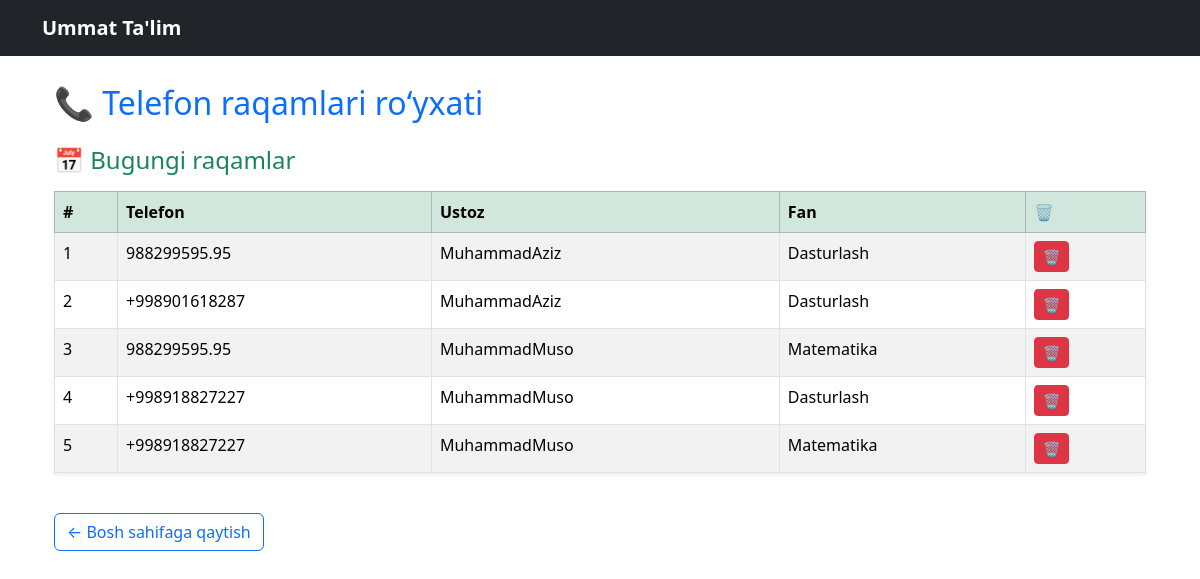
Before: /aloqalar/ (signed in) with the older database file.
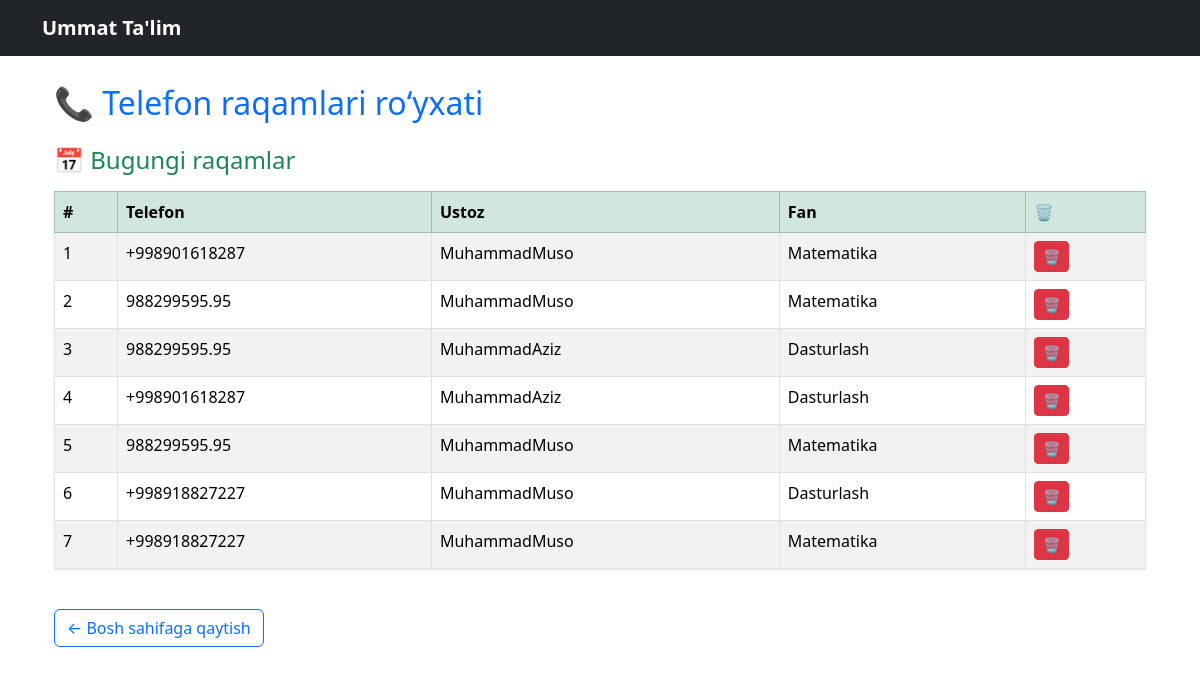
After: the same page with the newer database file.
### core/models.py (models this page shows, shortened)
class Aloqa(models.Model):
    telefon = models.CharField(max_length=20)
    ustoz = models.ForeignKey(Ustoz, on_delete=models.CASCADE)
    sana = models.DateTimeField(auto_now_add=True)

class Ustoz(models.Model):
    ism = models.CharField(max_length=100)
    tajriba_yil = models.IntegerField()
    daraja = models.IntegerField(help_text="Daraja qancha yuqori bo`lsa, shuncha yuqoriga chiqadi: ")
    tavsif = models.TextField()
    fan = models.ForeignKey(Fan, on_delete=models.CASCADE)

class Fan(models.Model):
    nomi = models.CharField(max_length=100)

### core/views.py (the view)
# urls.py: path('aloqalar/', views.aloqalar, name='aloqalar'),
@login_required
def aloqalar(request):
    today = date.today()
    yesterday = today - timedelta(days=1)
    aloqalar = Aloqa.objects.select_related('ustoz__fan').order_by('-sana')
    bugun = []
    kecha = []
    qolgan = []
    for aloqa in aloqalar:
        aloqa_sana = aloqa.sana.date()
        if aloqa_sana == today:
            bugun.append(aloqa)
        elif aloqa_sana == yesterday:
            kecha.append(aloqa)
        else:
            qolgan.append(aloqa)
    context = {
        'bugun': bugun,
        'kecha': kecha,
        'qolgan': qolgan
    }
    return render(request, 'core/aloqalar.html', context)

### core/templates/core/aloqalar.html (shortened to what this page needs)
{% extends 'core/base.html' %}
{% block content %}
<div class="container mt-4">
    <h2 class="text-primary mb-4">📞 Telefon raqamlari ro‘yxati</h2>
    {% if bugun %}
        <h4 class="text-success mb-3">📅 Bugungi raqamlar</h4>
        <table class="table table-bordered table-striped shadow-sm">
            <thead class="table-success">
                <tr>
                    <th>#</th>
                    <th>Telefon</th>
                    <th>Ustoz</th>
                    <th>Fan</th>
                    <th>🗑️</th>
                </tr>
            </thead>
            <tbody>
                {% for aloqa in bugun %}
                    <tr>
                        <td>{{ forloop.counter }}</td>
                        <td>{{ aloqa.telefon }}</td>
                        <td>{{ aloqa.ustoz.ism }}</td>
                        <td>{{ aloqa.ustoz.fan.nomi }}</td>
                        <td>
                            <form method="POST" action="{% url 'aloqa_ochirish' aloqa.id %}">
                                <button type="submit" class="btn btn-sm btn-danger" onclick="return confirm('O‘chirilsinmi?')">🗑️</button>
                            </form>
                        </td>
                    </tr>
                {% endfor %}
            </tbody>
        </table>
    {% endif %}
    <a href="/" class="btn btn-outline-primary mt-4">← Bosh sahifaga qaytish</a>
</div>
{% endblock %}

### core/templates/core/base.html (shortened to what this page needs)
<!DOCTYPE html>
<html lang="uz">
<head>
    <link href="https://cdn.jsdelivr.net/npm/bootstrap@5.3.0/dist/css/bootstrap.min.css" rel="stylesheet">
</head>
<link href="https://cdn.jsdelivr.net/npm/bootstrap@5.3.2/dist/css/bootstrap.min.css" rel="stylesheet">
<body>
    <nav class="navbar navbar-expand-lg navbar-dark bg-dark fixed-top">
        <div class="container">
            <a class="navbar-brand" href="{% url 'home' %}">Ummat Ta'lim</a>
        </div>
    </nav>
    <div class="container mt-4">
        {% block content %}
        {% endblock %}
    </div>
</body>
</html>

### core/templates/core/base.html (style rules this page uses)
body { padding-top: 60px; }
.navbar-brand { font-weight: bold; font-size: 24px; }

Changed rows visible on the page:
added Aloqa: telefon "+998901618287", ustoz.ism "MuhammadMuso", ustoz.fan.nomi "Matematika"
added Aloqa: telefon "988299595.95", ustoz.ism "MuhammadMuso", ustoz.fan.nomi "Matematika"
